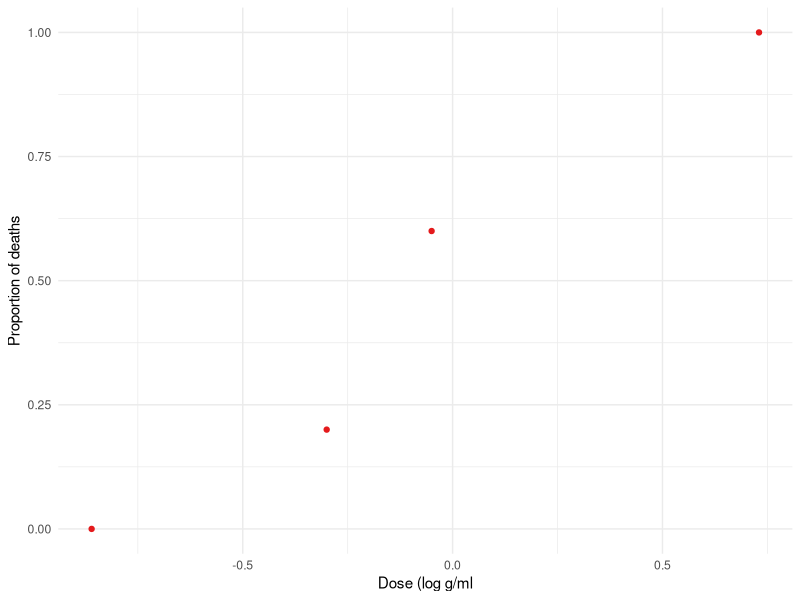
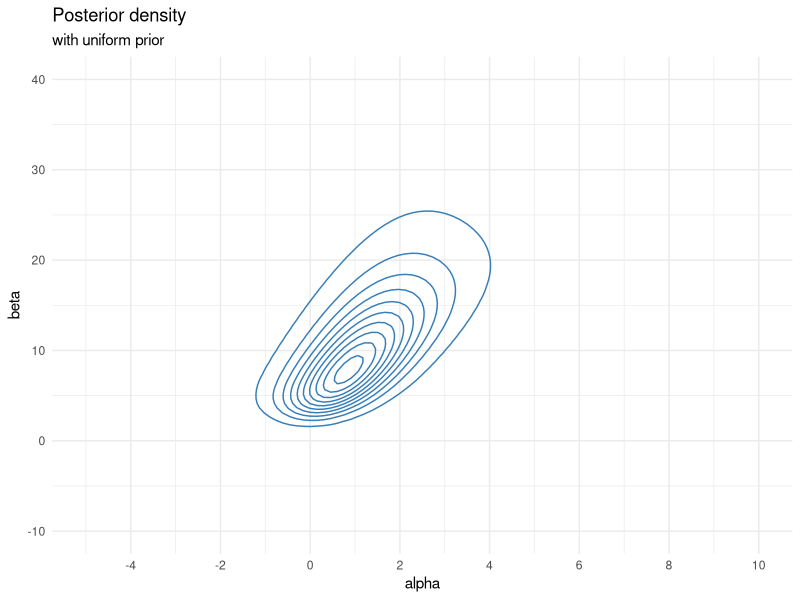
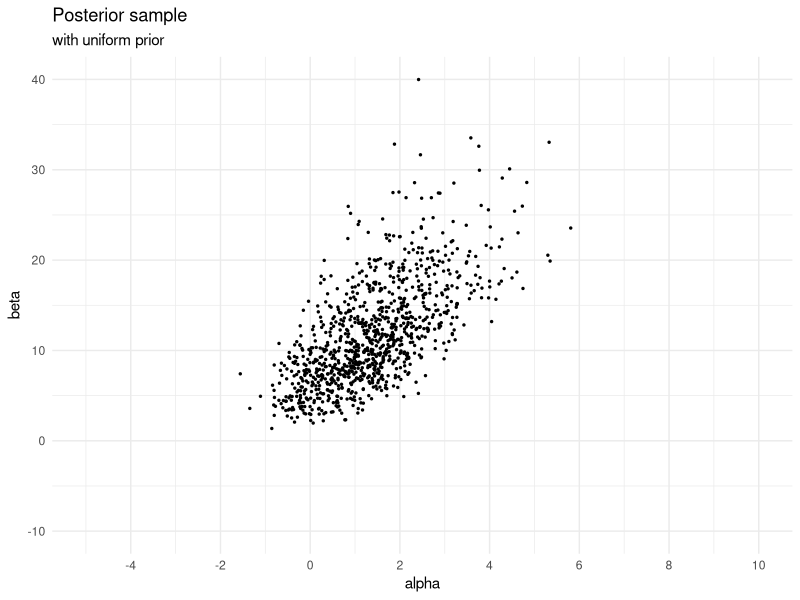
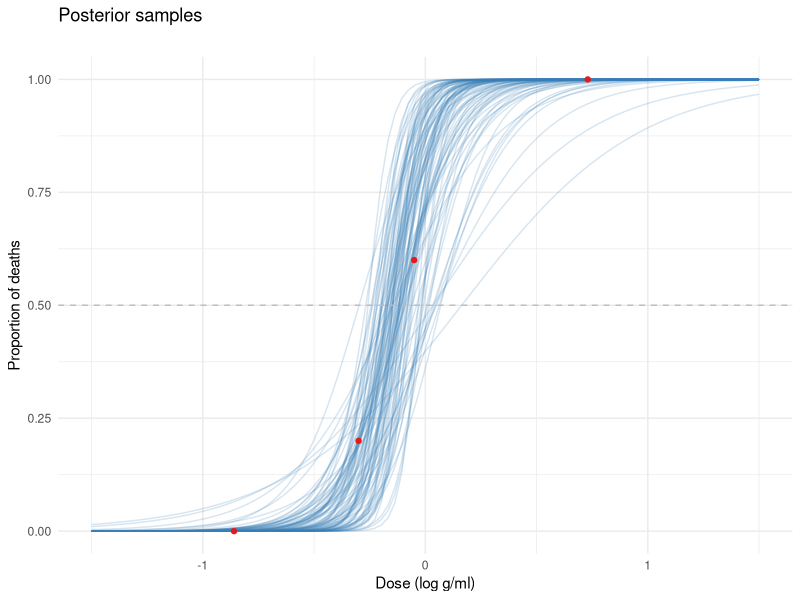
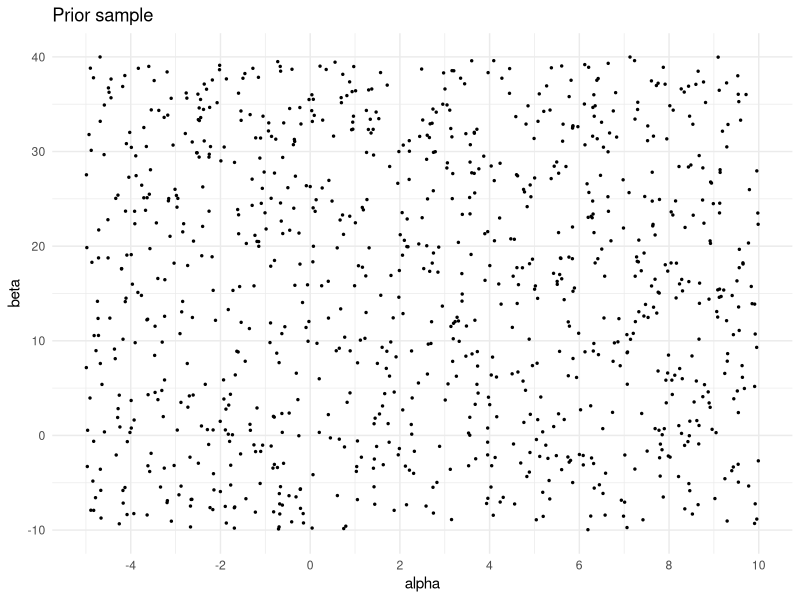
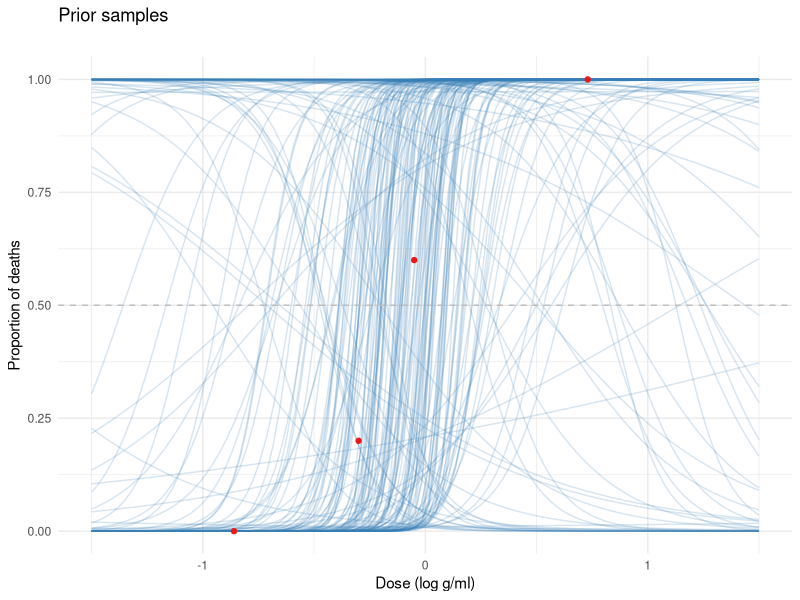
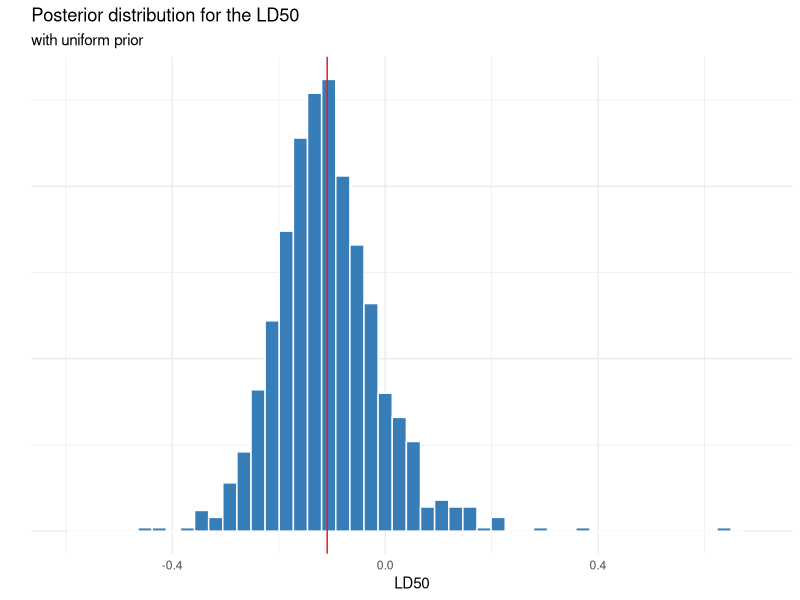
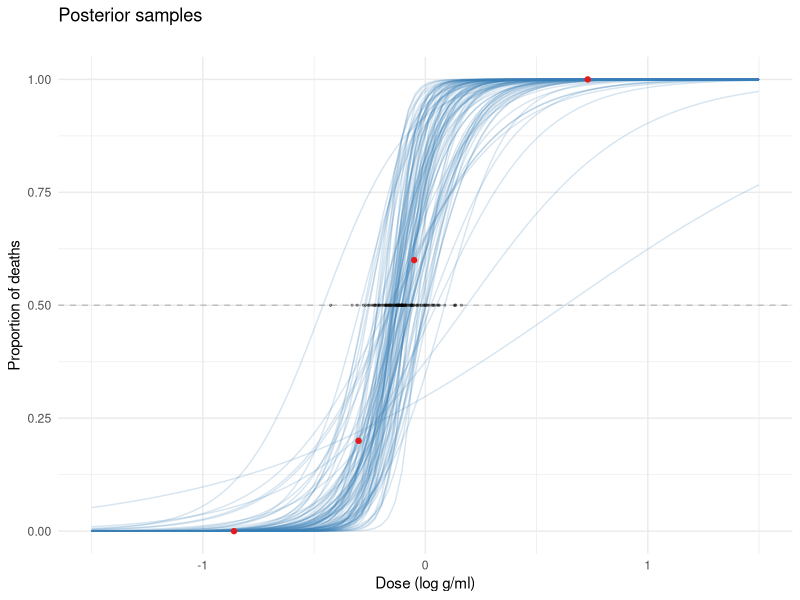

R code for these plots, in order:
## ---- chunk 1
knitr::opts_chunk$set(echo = TRUE, comment = NA)
## ---- chunk 2
library(MASS)
library(ggplot2)
library(mvtnorm)
library(dplyr)
library(cowplot)
## ---- chunk 3
d <- data.frame(log.dose=c(-0.86, -0.3, -0.05, 0.73),
                n.animals=c(5,5,5,5),
                n.deaths=c(0,1,3,5))
d %>% knitr::kable()
## ---- chunk 4
d <- d %>%
  mutate(prop=n.deaths / n.animals) 
d %>%
  ggplot(aes(x=log.dose, y=prop)) +
  geom_point(col="#E41A1C") +
  theme_minimal() +
  labs(y="Proportion of deaths",
       x="Dose (log g/ml")
## ---- chunk 5
d.notagg <- data.frame(log.dose=c(rep(-0.86, 5), rep(-0.3,5), rep(-0.05,5), rep(0.73,5) ),
                death=c(rep(0,5), 1, rep(0,4), rep(1, 3), 0, 0, rep(1, 5)) )

fit <- glm(death ~ 1 + log.dose,
          data=d.notagg,
          family="binomial")

summary(fit)
## ---- chunk 6
logit <- function(x) log(x / (1-x) )
invlogit <- function(x) exp(x) / (1 + exp(x))
## ---- chunk 7
log.lkhd <- function(alpha, beta) {
  lin <- alpha + beta * d$log.dose
  y <- d$n.deaths; n <- d$n.animals
  sum( y*(lin - log( 1 + exp(lin ) )) + ( n-y )*(-log(1 + exp(lin))) )
}
## ---- chunk 8
prior <- function(alpha, beta) {
  1
}
## ---- chunk 9
grid_size <- 100
alpha_seq <- seq(-5, 10, length.out=grid_size)
beta_seq <- seq(-10, 40, length.out=grid_size)

alpha_width <- alpha_seq[2] - alpha_seq[1]
beta_width <- beta_seq[2] - beta_seq[1]

post.grid <- expand.grid(alpha = alpha_seq, 
                         beta = beta_seq ) 

posterior.grid <- function(grid, prior_fun=prior) {
  grid %>%
  rowwise %>%
  mutate(loglkhd = log.lkhd(alpha, beta),
         prior = prior_fun(alpha, beta)) %>%
  mutate(log.post = loglkhd + log(prior) ) %>%
  ungroup() %>%
  mutate(log.postm = log.post - max(log.post),
         un.post = exp(log.postm),
         # normalize the posterior
         post = un.post / sum(un.post),
         prior = prior / sum(prior) ) %>%
    select(-log.postm, -un.post)
}
## ---- chunk 10
post.grid <- posterior.grid(post.grid)
## ---- chunk 11
mode <- max(post.grid$post)
breaks <- seq(0.05, 0.95, by=0.1) * mode

unf_post_plot <- post.grid %>%
  ggplot(aes(x=alpha, y=beta, z=post)) + 
  stat_contour(breaks=breaks, col="#377EB8") +
  ylim(-10, 40) +
  scale_x_continuous(breaks=c(-4, -2, 0, 2, 4, 6, 8, 10), 
                     limits = c(-5, 10)) +
  theme_minimal() +
  labs(title="Posterior density", subtitle = "with uniform prior")
unf_post_plot
## ---- chunk 12
marg.alpha <- post.grid %>%
  group_by(alpha) %>%
  summarise(post = sum(post)) %>%
  pull(post)
## ---- chunk 13
N <- 1000
alpha.sample <- sample(seq(-5, 10, length.out = 100), N, replace=T, prob=marg.alpha)
## ---- chunk 14
beta.sample <- c()
for(i in 1:N) {
  cond.beta <- post.grid %>%
    filter(alpha == alpha.sample[i]) %>%
    mutate(post = post / sum(post)) %>%
    pull(post)
  bsamp <- sample(seq(-10, 40, length.out = 100), 1, prob=cond.beta)
  beta.sample[i] <- bsamp
}
## ---- chunk 15
# add random jitter
alpha.sample <- alpha.sample + runif(N, min = 0 - alpha_width/2,
                                        max = 0 + alpha_width/2)
beta.sample <- beta.sample + runif(N, min = 0 - beta_width/2, 
                                      max = 0 + beta_width/2 )
## ---- chunk 16
extract.sample <- function(density.grid, N=1000, prior=FALSE) {
  if (prior) {
    density.grid <- density.grid %>%
      select(alpha, beta, post=prior)
  } else {
    density.grid <- density.grid %>%
      select(alpha,  beta, post)
  }
  marg.alpha <- density.grid %>%
  group_by(alpha) %>%
  summarise(post = sum(post)) %>%
  pull(post)
  
  alpha.sample <- sample(seq(-5, 10, length.out = 100), N, replace=T, prob=marg.alpha)
  beta.sample <- c()
  for(i in 1:N) {
    cond.beta <- density.grid %>%
      filter(alpha == alpha.sample[i]) %>%
      mutate(post = post / sum(post)) %>%
      pull(post)
    bsamp <- sample(seq(-10, 40, length.out = 100), 1, prob=cond.beta)
    beta.sample[i] <- bsamp
  }
  alpha.sample <- alpha.sample + runif(N, min = 0 - alpha_width/2,
                                        max = 0 + alpha_width/2)
  beta.sample <- beta.sample + runif(N, min = 0 - beta_width/2, 
                                      max = 0 + beta_width/2 )
  
  data.frame(alpha = alpha.sample,
           beta = beta.sample)
}
## ---- chunk 17
post.sample <- extract.sample(post.grid)

unf_post_sample <- post.sample %>%
  ggplot(aes(x=alpha, y=beta)) +
  geom_point(size=0.5) +
  ylim(-10, 40) +
  scale_x_continuous(breaks=c(-4, -2, 0, 2, 4, 6, 8, 10), 
                     limits = c(-5, 10)) +
  theme_minimal() +
  labs(title="Posterior sample",
       subtitle="with uniform prior")
unf_post_sample 
## ---- chunk 18
plot_samples <- function(sample, n=100, title="Posterior samples", subtitle="") {
  log.dose <- seq(-1.5, 1.5, length.out = 100)

  sample %>%
    sample_n(size=n) %>%
    mutate(id=1:n) %>%
    purrr::pmap_df(~tibble(log.dose=log.dose, id=..3,
                          prop=invlogit(..1 + ..2*log.dose))) %>%
    ggplot(aes(x=log.dose, y=prop)) +
    geom_line(aes(group=id), alpha=0.2, col="#377EB8") +
    geom_hline(yintercept=0.5, linetype='dashed', col="grey") +
    geom_point(data=d, col="#E41A1C") +
    theme_minimal() +
    labs(x="Dose (log g/ml)", y="Proportion of deaths",
         title=title, subtitle = subtitle)
}
plot_samples(post.sample)
## ---- chunk 19
prior.sample <- extract.sample(post.grid, prior=TRUE)

prior.sample %>%
  ggplot(aes(x=alpha, y=beta)) +
  geom_point(size=0.5) +
  ylim(-10, 40) +
  scale_x_continuous(breaks=c(-4, -2, 0, 2, 4, 6, 8, 10), 
                     limits = c(-5, 10)) +
  theme_minimal() +
  labs(title="Prior sample")
## ---- chunk 20
plot_samples(prior.sample, n=200, title="Prior samples")
## ---- chunk 21
mean(post.sample$beta > 0)
## ---- chunk 22
LD50_samps <- post.sample %>%
  mutate( LD50 = - alpha / beta) 
LD50.mean <- LD50_samps %>%
  summarise(mean = mean(LD50))

unif.LD50.plot <- LD50_samps %>%
  ggplot(aes(x=LD50)) + 
  geom_histogram(bins=50, 
                 fill="#377EB8", col="white") +
  scale_y_continuous(labels = NULL, name="") +
  xlim(-0.6, 0.7) +
  geom_vline(data=LD50.mean, aes(xintercept=mean), col="#E41A1C") +
  theme_minimal() +
  labs(title="Posterior distribution for the LD50",
       subtitle="with uniform prior")
unif.LD50.plot
## ---- chunk 23
plot_samples(post.sample) +
  geom_point(data=LD50_samps[1:100,], 
             aes(x=LD50, y=0.5), alpha=0.3, size=0.5)
## ---- chunk 24
mvn_prior <- function(alpha, beta) {
  rho <- matrix(c(2^2, 2*10*0.5, 2*10*0.5, 10^2), ncol=2)
  dmvnorm(c(alpha, beta), 
           mean=c(0, 10),
           sigma=rho)
}

prior.density <- function(grid, prior_fun){
  grid %>%
    rowwise %>%
    mutate(prior = prior_fun(alpha, beta)) %>%
    ungroup() %>%
    mutate(prior = prior / sum(prior)) 
}

mvn.prior.grid <- prior.density(post.grid, prior_fun=mvn_prior)
## ---- chunk 25
mode <- max(mvn.prior.grid$prior)
breaks <- seq(0.05, 0.95, by=0.1) * mode

mvn.prior.grid %>%
  ggplot(aes(x=alpha, y=beta, z=prior)) + 
  stat_contour(breaks=breaks, col="#E41A1C") +
  ylim(-10, 40) +
  scale_x_continuous(breaks=c(-4, -2, 0, 2, 4, 6, 8, 10), 
                     limits = c(-5, 10)) +
  theme_minimal() +
  labs(title="Prior density")
## ---- chunk 26
prior.sample <- extract.sample(mvn.prior.grid, prior=TRUE)

prior_points <- prior.sample %>%
  ggplot(aes(x=alpha, y=beta)) +
  geom_point(size=0.5) +
  ylim(-10, 40) +
  scale_x_continuous(breaks=c(-4, -2, 0, 2, 4, 6, 8, 10), 
                     limits = c(-5, 10)) +
  theme_minimal() +
  labs(title="Prior sample", subtitle="with multivariate normal prior")

prior_model <- plot_samples(prior.sample, n=200, 
                            title="Prior sample", subtitle="with multivariate normal prior")
plot_grid(prior_points, prior_model)
## ---- chunk 27
mvn.post.grid <- posterior.grid(post.grid, prior_fun=mvn_prior)
## ---- chunk 28
mode <- max(mvn.post.grid$post)
breaks <- seq(0.05, 0.95, by=0.1) * mode

mvn_post_plot <- mvn.post.grid %>%
  ggplot(aes(x=alpha, y=beta, z=post)) + 
  stat_contour(breaks=breaks, col="#377EB8") +
  ylim(-10, 40) +
  scale_x_continuous(breaks=c(-4, -2, 0, 2, 4, 6, 8, 10), 
                     limits = c(-5, 10)) +
  scale_color_brewer(palette = "Set1", name="",
                     label=c("post"="posterior", "prior"), direction = -1) +
  theme_minimal() +
  labs(title="Posterior density", subtitle = "with multivariate normal prior")

plot_grid(unf_post_plot, mvn_post_plot)
## ---- chunk 29
post.grid[which.max(post.grid$post),]
## ---- chunk 30
mvn.post.grid[which.max(mvn.post.grid$post),]
## ---- chunk 31
mvn.post.sample <- extract.sample(mvn.post.grid)
mvn.prior.sample <- extract.sample(mvn.prior.grid, prior = T)

post_plot <- mvn.post.sample %>%
  ggplot(aes(x=alpha, y=beta)) +
  geom_point(size=0.5) +
  ylim(-10, 40) +
  scale_x_continuous(breaks=c(-4, -2, 0, 2, 4, 6, 8, 10), 
                     limits = c(-5, 10)) +
  theme_minimal() +
  labs(title="Posterior sample", subtitle = "with multivariate normal prior")

prior_plot <- mvn.prior.sample %>%
  ggplot(aes(x=alpha, y=beta)) +
  geom_point(size=0.5) +
  ylim(-10, 40) +
  scale_x_continuous(breaks=c(-4, -2, 0, 2, 4, 6, 8, 10), 
                     limits = c(-5, 10)) +
  theme_minimal() +
  labs(title="Prior sample", subtitle = "with multivariate normal prior")

plot_grid(post_plot, prior_plot)
## ---- chunk 32
plot_samples(mvn.post.sample) 
## ---- chunk 33
plot_samples(mvn.prior.sample) +
  labs(title="Prior samples")
## ---- chunk 34
mvn.LD50_samps <- mvn.post.sample %>%
  mutate( LD50 = - alpha / beta) 

mvn.LD50.mean <- mvn.LD50_samps %>%
  summarise(mean = mean(LD50))

mvn.LD50.plot <- mvn.LD50_samps %>%
  ggplot(aes(x=LD50)) + 
  geom_histogram(bins=50, 
                 fill="#377EB8", col="white") +
  scale_y_continuous(labels = NULL, name="") +
  xlim(-0.6, 0.7) + 
  geom_vline(data=mvn.LD50.mean, aes(xintercept=mean), col="#E41A1C") +
  theme_minimal() +
  labs(title="Posterior distribution for the LD50", 
       subtitle="with multivariate normal prior")

plot_grid(mvn.LD50.plot, unif.LD50.plot)
## ---- chunk 35
bioassayfun <- function(w, df) {
  z <- w[1] + w[2]*df$log.dose
  -sum(df$n.deaths*(z) - df$n.animals*log1p(exp(z)))
}

#' Optimize
w0 <- c(0,0)
optim_res <- optim(w0, bioassayfun, gr = NULL, d, hessian = T)
w <- optim_res$par
S <- solve(optim_res$hessian)

#' Multivariate normal probability density function
dmvnorm <- function(x, mu, sig)
  exp(-0.5*(length(x)*log(2*pi) + log(det(sig)) + (x-mu)%*%solve(sig, x-mu)))

#' Evaluate likelihood at points (alpha, beta) 
ab_grid <- expand.grid(alpha = alpha_seq, 
                         beta = beta_seq ) 

ab_grid$lkhd <- apply(ab_grid, 1, dmvnorm, w, S)




#' Create a plot of the posterior density
norm_post_plot <- ggplot(data = ab_grid, aes(x = alpha, y = beta, z=lkhd)) +
  stat_contour( col="#377EB8") +
  ylim(-10, 40) +
  scale_x_continuous(breaks=c(-4, -2, 0, 2, 4, 6, 8, 10), 
                     limits = c(-5, 10)) +
  theme_minimal() +
  labs(x = 'alpha', y = 'beta',
       title="Posterior Density",
       subtitle="using normal Approximation" ) 

norm_post_plot
## ---- chunk 36
# sample from the multivariate model
norm_sample <- MASS::mvrnorm(N, w, S) %>%
  data.frame() %>%
  rename(alpha=X1, beta=X2)

norm_post_sample <- norm_sample %>%
  ggplot() +
  geom_point(aes(alpha, beta), size=0.5) +
  ylim(-10, 40) +
  scale_x_continuous(breaks=c(-4, -2, 0, 2, 4, 6, 8, 10), 
                     limits = c(-5, 10)) +
  theme_minimal() +
  labs(title="Posterior sample",
       subtitle="using normal approximation")
norm_post_sample
## ---- chunk 37
mean(norm_sample$beta > 0)
## ---- chunk 38
LD50_norm_samps <- norm_sample %>%
  filter( beta > 0 ) %>%
  mutate( LD50 = - alpha/beta )

LD50_norm_mean <- LD50_norm_samps %>%
  summarise(mean = mean(LD50))

norm.LD50.plot <- LD50_norm_samps %>%
  ggplot(aes(x=LD50)) + 
  geom_histogram(bins=50, 
                 fill="#377EB8", col="white") +
  scale_y_continuous(labels = NULL, name="") +
  xlim(-1, 1) +
  geom_vline(data=LD50_norm_mean, aes(xintercept=mean), col="#E41A1C") +
  theme_minimal() +
  labs(title="Posterior distribution for the LD50",
       subtitle="using normal approximation")

norm.LD50.plot
## ---- chunk 39
#' Combine the plots
plot_grid(unf_post_plot, unf_post_sample, 
             unif.LD50.plot + xlim(-1, 1), norm_post_plot, 
             norm_post_sample, norm.LD50.plot, ncol = 3)
